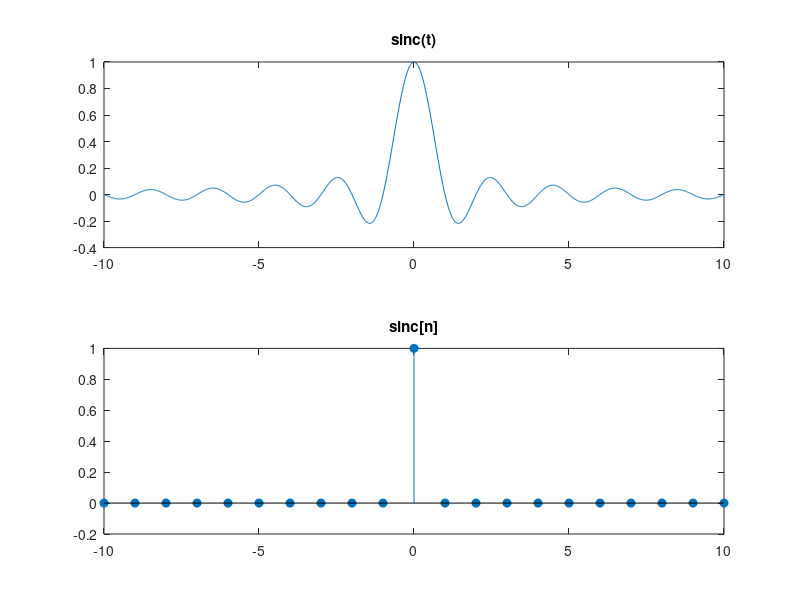

This figure's MATLAB source:
t = linspace(-10, 10, 1000);
n = -10:10;

f = figure;

subplot(2, 1, 1);
plot(t, sinc(t));
title('sinc(t)');

subplot(2, 1, 2);
stem(n, sinc(n), 'filled');
title('sinc[n]');
